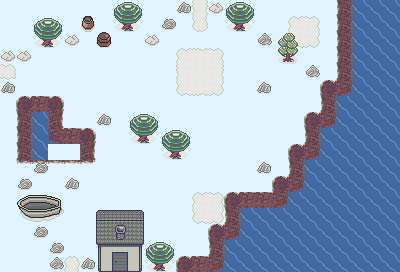

Below is a game level as drawn by its tile map, then a one-line description and the .tmx that defines it (tile-layer data replaced by summaries):
An orthogonal 25x17 tile map with 16x16 px tiles, 3 tile layers (Tile Layer 1, Tile Layer 2, Tile Layer 3), 5 tilesets and 14 objects (4x Monster, 3x Door, 2x Solid, Modifier, Hurdle).

<map version="1.9" tiledversion="1.9.0" orientation="orthogonal" renderorder="right-down" width="25" height="17" tilewidth="16" tileheight="16" infinite="0" backgroundcolor="#e1f5fe" nextlayerid="14" nextobjectid="70">
 <properties>
  <property name="map-name" value="Route 6" />
  <property name="milla">(if (!get "048-leaf")
  (begin
    (dialog
      '(("/milla_happy" "Here I am!")
      ("/hero" "Great, it worked.\nBut… do you have to appear on my head?")
      ("/milla" "No, but I like it that way.\nProblems?")
      ("/hero" "No, but… you weigh…")
      ("/milla_angry" "What are you insinuating?!")
      ("/hero" "Nothing…")
      ("/milla_happy" "Great, then I'll appear on your head.\nSee ya!")))
    (set "048-leaf" #t))
  (dialog '(("/milla" "Did you miss me already?\nLet me rest a bit."))))</property>
  <property name="music" value="route-2" />
  <property name="start-battle" type="bool" value="false" />
 </properties>
 <tileset firstgid="1" source="../tilesets/outdoor-1.tsx" />
 <tileset firstgid="129" source="../tilesets/monsters.tsx" />
 <tileset firstgid="204" source="../tilesets/npc_common.tsx" />
 <tileset firstgid="256" source="../tilesets/outdoor-2.tsx" />
 <tileset firstgid="416" source="../tilesets/basic.tsx" />
 <layer id="1" name="Tile Layer 1" width="25" height="17">
  <data>[425 cells, 207 non-empty, 42 distinct tile ids]</data>
 </layer>
 <objectgroup id="9" name="npc">
  <object id="56" class="Monster" gid="154" x="256" y="16" width="16" height="16">
   <properties>
    <property name="action" value="(dialog '((&quot;/&quot; &quot;…&quot;)))" />
    <property name="actionOnEvent">(if (get "048-milla")
  (delete-me))</property>
    <property name="quiet" type="bool" value="true" />
    <property name="team" type="int" value="1" />
    <property name="visible" type="bool" value="false" />
   </properties>
  </object>
  <object id="57" class="Monster" gid="154" x="272" y="16" width="16" height="16">
   <properties>
    <property name="action" value="(dialog '((&quot;/&quot; &quot;…&quot;)))" />
    <property name="actionOnEvent">(if (get "048-milla")
  (delete-me))</property>
    <property name="quiet" type="bool" value="true" />
    <property name="team" type="int" value="1" />
    <property name="visible" type="bool" value="false" />
   </properties>
  </object>
  <object id="58" class="Monster" gid="154" x="256" y="32" width="16" height="16">
   <properties>
    <property name="action" value="(dialog '((&quot;/&quot; &quot;…&quot;)))" />
    <property name="actionOnEvent">(if (get "048-milla")
  (delete-me))</property>
    <property name="quiet" type="bool" value="true" />
    <property name="team" type="int" value="1" />
    <property name="visible" type="bool" value="false" />
   </properties>
  </object>
  <object id="59" class="Monster" gid="154" x="272" y="32" width="16" height="16">
   <properties>
    <property name="action" value="(dialog '((&quot;/&quot; &quot;…&quot;)))" />
    <property name="actionOnEvent">(if (get "048-milla")
  (delete-me))</property>
    <property name="quiet" type="bool" value="true" />
    <property name="team" type="int" value="1" />
    <property name="visible" type="bool" value="false" />
   </properties>
  </object>
  <object id="65" class="Modifier" gid="434" x="32" y="192" width="16" height="16">
   <properties>
    <property name="moneyDelta" type="int" value="50" />
   </properties>
  </object>
 </objectgroup>
 <layer id="6" name="Tile Layer 2" width="25" height="17">
  <data>[425 cells, 24 non-empty, 14 distinct tile ids]</data>
 </layer>
 <layer id="13" name="Tile Layer 3" width="25" height="17">
  <data>[425 cells, 3 non-empty, 3 distinct tile ids]</data>
 </layer>
 <objectgroup id="8" name="items">
  <!-- 6 objects omitted --></objectgroup>
 <objectgroup id="10" name="spawn points">
  <!-- 3 objects omitted --></objectgroup>
</map>
<!-- 9 of 14 objects omitted -->
